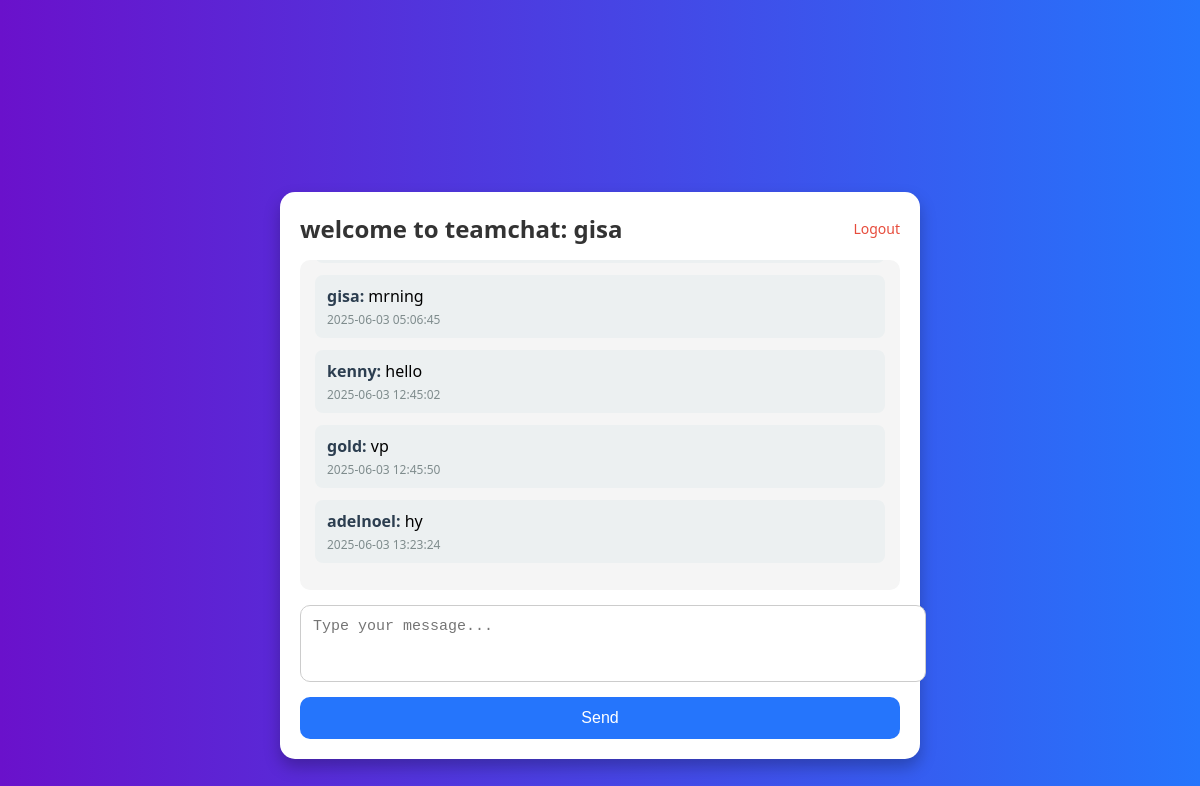
Screenshot of /index.php (signed in) with the database file from the repository.
### tables this page shows
CREATE TABLE `messages` (
  `id` int(11) NOT NULL,
  `user_id` int(11) NOT NULL,
  `message` text NOT NULL,
  `created_at` timestamp NOT NULL DEFAULT current_timestamp()
);

CREATE TABLE `users` (
  `id` int(11) NOT NULL,
  `username` varchar(50) NOT NULL,
  `password` varchar(255) NOT NULL,
  `created_at` timestamp NOT NULL DEFAULT current_timestamp(),
  `email` varchar(255) DEFAULT NULL,
  `location` varchar(255) DEFAULT NULL,
  `age` varchar(255) DEFAULT NULL
);

### index.php (the view, shortened to what this page needs)
<?php
$conn = mysqli_connect("localhost", "root", "", "tchat_db");
$msgs = mysqli_query($conn,
    "SELECT m.message, m.created_at, u.username
     FROM messages m JOIN users u ON m.user_id = u.id
     ORDER BY m.created_at DESC LIMIT 1000");
$messages = [];
if ($msgs) {
    while ($row = mysqli_fetch_assoc($msgs)) {
        $messages[] = $row;
    }
}
?>
<!DOCTYPE html>
<html lang="en">
<head>
</head>
<body>
<div class="chat-box">
    <div class="chat-header">
        <h2>welcome to teamchat: <?=htmlspecialchars($_SESSION['username'])?></h2>
        <a href="?logout=1">Logout</a>
    </div>
    <div class="messages" id="messages">
        <?php foreach (array_reverse($messages) as $m): ?>
            <div class="message">
                <strong><?=htmlspecialchars($m['username'])?>:</strong>
                <?=htmlspecialchars($m['message'])?>
                <small><?=htmlspecialchars($m['created_at'])?></small>
            </div>
        <?php endforeach; ?>
    </div>
    <form method="post" action="">
        <textarea name="message" rows="3" placeholder="Type your message..." required></textarea>
        <button type="submit" name="send_message">Send</button>
    </form>
</div>
</body>
</html>

### index.php (style rules this page uses)
body { margin: 0; font-family: 'Segoe UI', sans-serif; background: linear-gradient(to right, #6a11cb, #2575fc); display: flex; justify-content: center; align-items: center; height: 100vh; }
.chat-box { background: #fff; width: 90%; max-width: 600px; border-radius: 15px; box-shadow: 0 8px 16px rgba(0, 0, 0, 0.25); padding: 20px; }
.chat-header { display: flex; justify-content: space-between; align-items: center; }
.chat-header h2 { margin: 0; color: #333; }
.chat-header a { color: #e74c3c; text-decoration: none; font-size: 14px; }
.messages { background: #f5f5f5; height: 300px; overflow-y: auto; padding: 15px; border-radius: 10px; margin: 15px 0; }
.message { margin-bottom: 12px; background: #ecf0f1; padding: 10px 12px; border-radius: 8px; position: relative; }
.message strong { color: #2c3e50; }
.message small { display: block; color: #7f8c8d; font-size: 12px; margin-top: 4px; }
form textarea { width: 100%; padding: 12px; border-radius: 10px; border: 1px solid #ccc; resize: none; font-size: 15px; }
form button { margin-top: 10px; width: 100%; background: #2575fc; color: white; padding: 12px; border: none; border-radius: 10px; font-size: 16px; cursor: pointer; transition: background 0.3s ease; }

### rows the page displays
messages: user.username "gisa", message "mrning", created_at "2025-06-03 05:06:45"
messages: user.username "kenny", message "hello", created_at "2025-06-03 12:45:02"
messages: user.username "gold", message "vp", created_at "2025-06-03 12:45:50"
messages: user.username "adelnoel", message "hy", created_at "2025-06-03 13:23:24"

### other values shown
$_SESSION['username'] "gisa"
